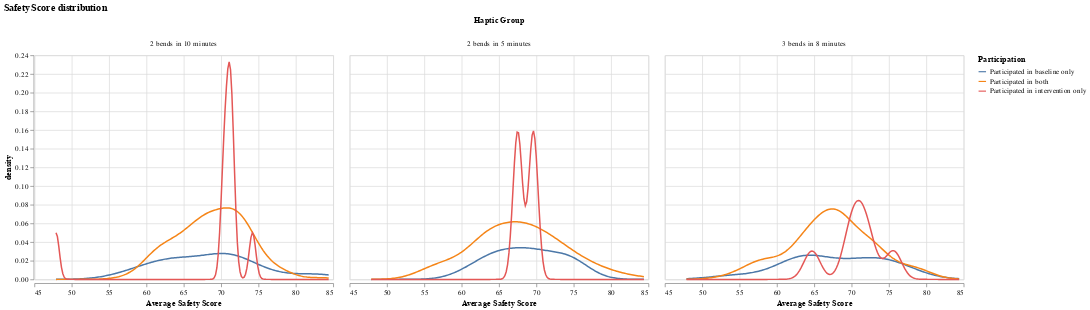

The notebook cell saved with this chart:
### Code cell
alt.Chart(melted_df).transform_density(
        'Average Safety Score', 
        groupby=['Haptic Group', 'Participation'],
        as_=['Metric', 'density']
    ).mark_line().encode(
        x=alt.X('Metric:Q', title='Average Safety Score'),
        y='density:Q',
        color='Participation',
        column='Haptic Group'
    ).properties(title= "Safety Score distribution")

### Figure 1 — Vega-Lite specification as saved in the notebook (floating-point values rounded to 4 significant figures; data arrays with more than 128 entries replaced by an {"elided": "..."} marker saying what was removed)
{"config": {"view": {"continuousWidth": 400, "continuousHeight": 300}}, "data": {"name": "data-38179dd71d2d9463967753eecec6e91a"}, "mark": "line", "encoding": {"color": {"field": "Participation", "type": "nominal"}, "column": {"field": "Haptic Group", "type": "nominal"}, "x": {"field": "Metric", "title": "Average Safety Score", "type": "quantitative"}, "y": {"field": "density", "type": "quantitative"}}, "title": "Safety Score distribution", "transform": [{"density": "Average Safety Score", "groupby": ["Haptic Group", "Participation"], "as": ["Metric", "density"]}], "$schema": "https://vega.github.io/schema/vega-lite/v4.17.0.json", "datasets": {"data-38179dd71d2d9463967753eecec6e91a": {"elided": "534 records"}}}
